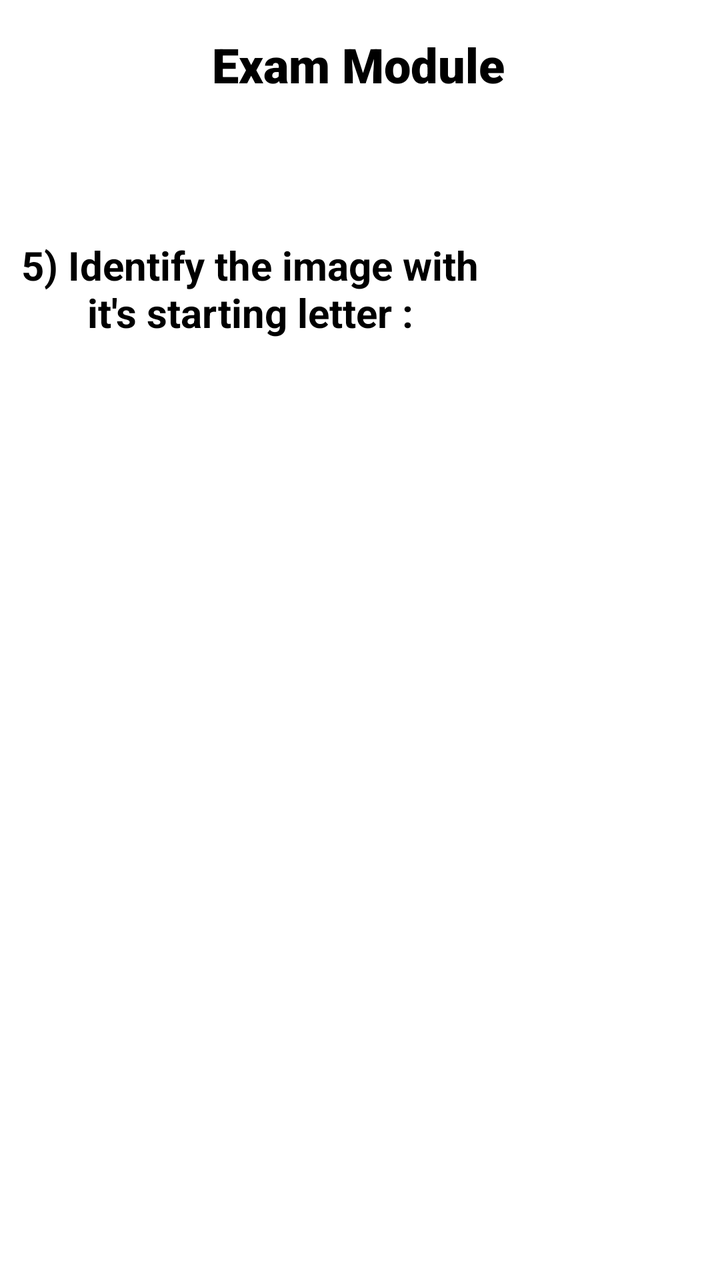
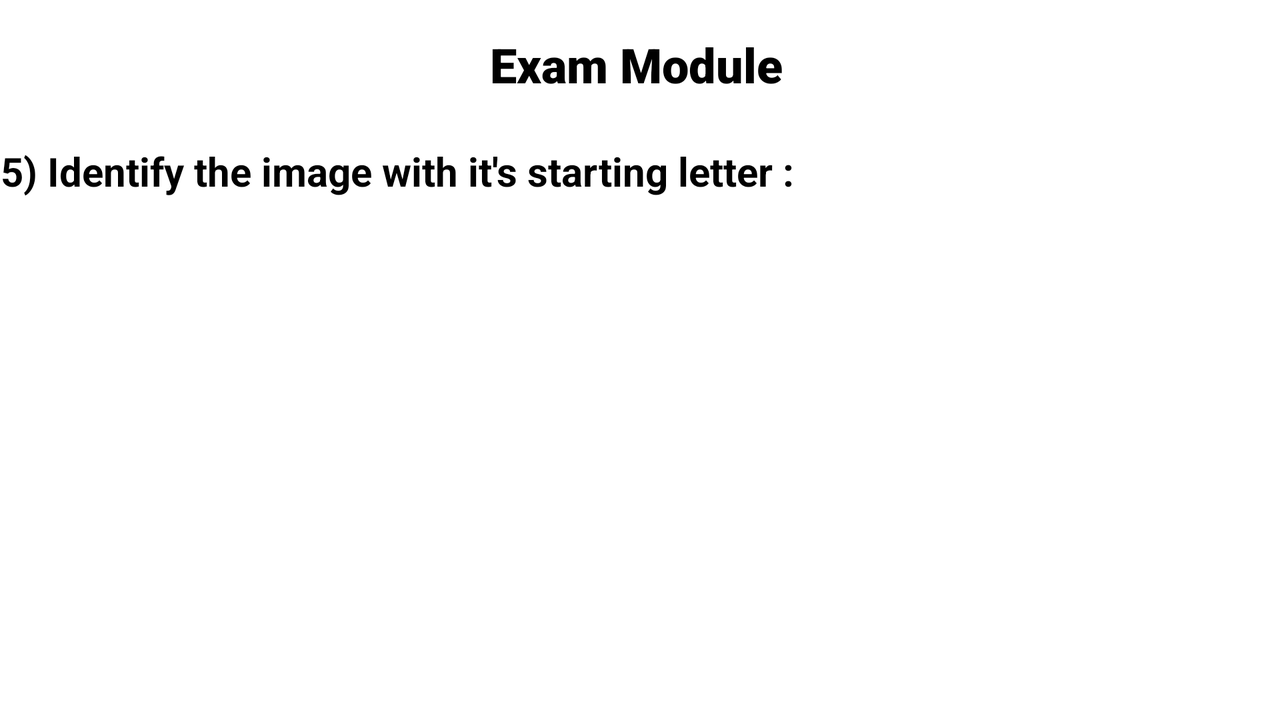

One screen, two layout resources from the same app: the default and the author's alternative for another configuration. Each is rendered where Android would select it; the XML of both is given below.
<!-- AndroidManifest.xml: application theme Theme.Learning -->
<!-- res/layout/activity_q5.xml -->
<?xml version="1.0" encoding="utf-8"?>
<androidx.constraintlayout.widget.ConstraintLayout xmlns:android="http://schemas.android.com/apk/res/android"
    xmlns:app="http://schemas.android.com/apk/res-auto"
    xmlns:tools="http://schemas.android.com/tools"
    android:layout_width="match_parent"
    android:layout_height="match_parent"
    tools:context=".q5">

    <androidx.constraintlayout.widget.ConstraintLayout
        android:layout_width="match_parent"
        android:layout_height="match_parent"
        android:background="@color/white"
        tools:context=".ExamModule">

        <TextView
            android:id="@+id/textView4"
            android:layout_width="wrap_content"
            android:layout_height="wrap_content"
            android:layout_marginTop="16dp"
            android:fontFamily="sans-serif-black"
            android:text="Exam Module"
            android:textAlignment="center"
            android:textAppearance="@style/TextAppearance.AppCompat.Display1"
            android:textColor="#000000"
            android:textSize="24sp"
            android:textStyle="bold"
            app:layout_constraintEnd_toEndOf="parent"
            app:layout_constraintHorizontal_bias="0.496"
            app:layout_constraintStart_toStartOf="parent"
            app:layout_constraintTop_toTopOf="parent" />

        <TextView
            android:id="@+id/textView5"
            android:layout_width="250dp"
            android:layout_height="wrap_content"
            android:layout_marginTop="103dp"
            android:text="5) Identify the image with it's starting letter :"
            android:textAlignment="center"
            android:textAppearance="@style/TextAppearance.AppCompat.Medium"
            android:textColor="#000000"
            android:textSize="20sp"
            android:textStyle="bold"
            app:layout_constraintStart_toStartOf="parent"
            app:layout_constraintTop_toTopOf="@+id/textView4" />

        <ImageView
            android:id="@+id/imageView"
            android:layout_width="122dp"
            android:layout_height="127dp"
            android:layout_marginTop="76dp"
            android:layout_marginEnd="16dp"
            app:layout_constraintEnd_toEndOf="parent"
            app:layout_constraintHorizontal_bias="0.531"
            app:layout_constraintStart_toEndOf="@+id/textView5"
            app:layout_constraintTop_toTopOf="@+id/textView4"
            app:srcCompat="@drawable/jelly" />

        <Button
            android:id="@+id/btn30"
            android:layout_width="128sp"
            android:layout_height="66sp"
            android:layout_marginStart="16dp"
            android:layout_marginTop="156dp"
            android:text="A) Jelly"
            android:textAlignment="center"
            android:textColor="#FFFFFF"
            android:textStyle="bold"
            app:layout_constraintStart_toStartOf="parent"
            app:layout_constraintTop_toTopOf="@+id/textView5" />

        <Button
            android:id="@+id/btn31"
            android:layout_width="128sp"
            android:layout_height="66sp"
            android:layout_marginStart="36dp"
            android:layout_marginTop="96dp"
            android:text="B) Egg"
            android:textAlignment="center"
            android:textColor="#FFFFFF"
            android:textStyle="bold"
            app:layout_constraintEnd_toEndOf="parent"
            app:layout_constraintHorizontal_bias="0.349"
            app:layout_constraintStart_toEndOf="@+id/btn30"
            app:layout_constraintTop_toBottomOf="@+id/textView5" />

        <Button
            android:id="@+id/btn32"
            android:layout_width="128sp"
            android:layout_height="66sp"
            android:layout_marginStart="16dp"
            android:layout_marginTop="20dp"
            android:text="C) Plate"
            android:textAlignment="center"
            android:textColor="#FFFFFF"
            android:textStyle="bold"
            app:layout_constraintStart_toStartOf="parent"
            app:layout_constraintTop_toBottomOf="@+id/btn30" />

        <Button
            android:id="@+id/btn33"
            android:layout_width="128sp"
            android:layout_height="66sp"
            android:layout_marginStart="36dp"
            android:layout_marginTop="20dp"
            android:text="D) Pizza"
            android:textAlignment="center"
            android:textColor="#FFFFFF"
            android:textStyle="bold"
            app:layout_constraintEnd_toEndOf="parent"
            app:layout_constraintHorizontal_bias="0.517"
            app:layout_constraintStart_toEndOf="@+id/btn32"
            app:layout_constraintTop_toBottomOf="@+id/btn31" />

        <TextView
            android:id="@+id/txt2"
            android:layout_width="132dp"
            android:layout_height="62dp"
            android:layout_marginTop="36dp"
            android:fontFamily="sans-serif-black"
            android:gravity="center"
            android:textAlignment="center"
            android:textAppearance="@style/TextAppearance.AppCompat.Medium"
            android:textColor="#000000"
            android:textSize="20sp"
            android:textStyle="bold"
            app:layout_constraintEnd_toEndOf="parent"
            app:layout_constraintHorizontal_bias="0.483"
            app:layout_constraintStart_toStartOf="parent"
            app:layout_constraintTop_toBottomOf="@+id/btn33" />
    </androidx.constraintlayout.widget.ConstraintLayout>
</androidx.constraintlayout.widget.ConstraintLayout>
<!-- resources referenced by this layout -->
<resources>
  <!-- drawable jelly: jpg bitmap (drawable, 49620 bytes) -->
  <style name="Theme.Learning" parent="Theme.MaterialComponents.DayNight.DarkActionBar">
          
          <item name="colorPrimary">@color/white</item>
          <item name="colorPrimaryVariant">@color/white</item>
          <item name="colorOnPrimary">@color/white</item>
          
          <item name="colorSecondary">@color/white</item>
          <item name="colorSecondaryVariant">@color/white</item>
          <item name="colorOnSecondary">@color/white</item>
          
          <item name="android:statusBarColor" tools:targetApi="l">?attr/colorPrimaryVariant</item>
          
      </style>
</resources>
<!-- res/layout-land/activity_q5.xml (the author's variant of the layout above) -->
<!-- drawn on the phone turned sideways -->
<?xml version="1.0" encoding="utf-8"?>
<androidx.constraintlayout.widget.ConstraintLayout xmlns:android="http://schemas.android.com/apk/res/android"
    xmlns:app="http://schemas.android.com/apk/res-auto"
    xmlns:tools="http://schemas.android.com/tools"
    android:layout_width="match_parent"
    android:layout_height="match_parent"
    tools:context=".q5">

    <androidx.constraintlayout.widget.ConstraintLayout
        android:layout_width="match_parent"
        android:layout_height="match_parent"
        android:background="@color/white"
        tools:context=".ExamModule">

        <TextView
            android:id="@+id/textView4"
            android:layout_width="wrap_content"
            android:layout_height="wrap_content"
            android:layout_marginTop="16dp"
            android:fontFamily="sans-serif-black"
            android:text="Exam Module"
            android:textAlignment="center"
            android:textAppearance="@style/TextAppearance.AppCompat.Display1"
            android:textColor="#000000"
            android:textSize="24sp"
            android:textStyle="bold"
            app:layout_constraintEnd_toEndOf="parent"
            app:layout_constraintHorizontal_bias="0.496"
            app:layout_constraintStart_toStartOf="parent"
            app:layout_constraintTop_toTopOf="parent" />

        <TextView
            android:id="@+id/textView5"
            android:layout_width="wrap_content"
            android:layout_height="wrap_content"
            android:layout_marginTop="56dp"
            android:text="5) Identify the image with it's starting letter :"
            android:textAlignment="center"
            android:textAppearance="@style/TextAppearance.AppCompat.Medium"
            android:textColor="#000000"
            android:textSize="20sp"
            android:textStyle="bold"
            app:layout_constraintStart_toStartOf="parent"
            app:layout_constraintTop_toTopOf="@+id/textView4" />

        <ImageView
            android:id="@+id/imageView"
            android:layout_width="122dp"
            android:layout_height="127dp"
            android:layout_marginTop="52dp"
            android:layout_marginEnd="16dp"
            app:layout_constraintEnd_toEndOf="parent"
            app:layout_constraintHorizontal_bias="1.0"
            app:layout_constraintStart_toEndOf="@+id/textView5"
            app:layout_constraintTop_toTopOf="@+id/textView4"
            app:srcCompat="@drawable/jelly" />

        <Button
            android:id="@+id/btn30"
            android:layout_width="100sp"
            android:layout_height="50sp"
            android:layout_marginStart="4dp"
            android:layout_marginTop="40dp"
            android:text="A) Jelly"
            android:textAlignment="center"
            android:textColor="#FFFFFF"
            android:textSize="12sp"
            android:textStyle="bold"
            app:layout_constraintStart_toStartOf="parent"
            app:layout_constraintTop_toTopOf="@+id/textView5" />

        <Button
            android:id="@+id/btn31"
            android:layout_width="100sp"
            android:layout_height="50sp"
            android:layout_marginStart="36dp"
            android:layout_marginTop="4dp"
            android:text="B) Egg"
            android:textAlignment="center"
            android:textColor="#FFFFFF"
            android:textSize="12sp"
            android:textStyle="bold"
            app:layout_constraintEnd_toEndOf="parent"
            app:layout_constraintHorizontal_bias="0.081"
            app:layout_constraintStart_toEndOf="@+id/btn30"
            app:layout_constraintTop_toBottomOf="@+id/textView5" />

        <Button
            android:id="@+id/btn32"
            android:layout_width="100sp"
            android:layout_height="50sp"
            android:layout_marginStart="4dp"
            android:layout_marginTop="4dp"
            android:text="C) Plate"
            android:textAlignment="center"
            android:textColor="#FFFFFF"
            android:textSize="12sp"
            android:textStyle="bold"
            app:layout_constraintStart_toStartOf="parent"
            app:layout_constraintTop_toBottomOf="@+id/btn30" />

        <Button
            android:id="@+id/btn33"
            android:layout_width="100sp"
            android:layout_height="50sp"
            android:layout_marginStart="36dp"
            android:layout_marginTop="8dp"
            android:text="D) Pizza"
            android:textAlignment="center"
            android:textColor="#FFFFFF"
            android:textSize="12sp"
            android:textStyle="bold"
            app:layout_constraintEnd_toEndOf="parent"
            app:layout_constraintHorizontal_bias="0.081"
            app:layout_constraintStart_toEndOf="@+id/btn32"
            app:layout_constraintTop_toBottomOf="@+id/btn31" />

        <TextView
            android:id="@+id/txt2"
            android:layout_width="100dp"
            android:layout_height="50dp"
            android:fontFamily="sans-serif-black"
            android:gravity="center"
            android:textAlignment="center"
            android:textAppearance="@style/TextAppearance.AppCompat.Medium"
            android:textColor="#000000"
            android:textSize="20dp"
            android:textStyle="bold"
            app:layout_constraintBottom_toBottomOf="parent"
            app:layout_constraintEnd_toEndOf="parent"
            app:layout_constraintHorizontal_bias="0.499"
            app:layout_constraintStart_toStartOf="parent"
            app:layout_constraintTop_toTopOf="parent"
            app:layout_constraintVertical_bias="0.587" />
    </androidx.constraintlayout.widget.ConstraintLayout>
</androidx.constraintlayout.widget.ConstraintLayout>
